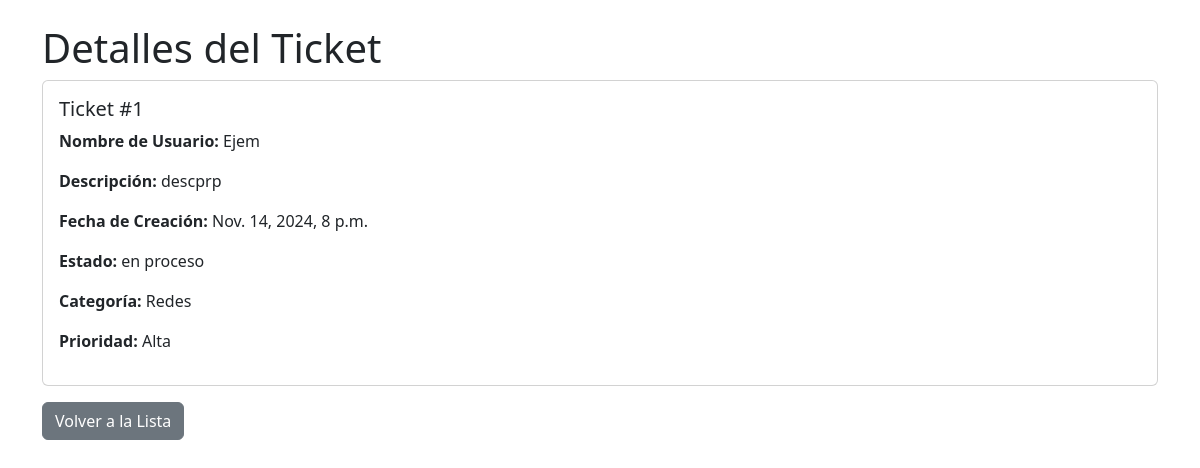
/tickets/ticket/ver/tecnico/1/, run on the app's committed database.
### tickets/models.py (models this page shows, shortened)
class Ticket(models.Model):
    nombre_usuario = models.CharField(max_length=100)
    descripcion = models.TextField()
    imagen = models.ImageField(upload_to='tickets/', blank=True, null=True)
    fecha_creacion = models.DateTimeField(auto_now_add=True)
    estado = models.CharField(max_length=20, choices=[
        ('abierto', 'Abierto'),
        ('cerrado', 'Cerrado'),
        ('archivado', 'Archivado')
    ], default='abierto')
    categoria = models.ForeignKey(Categoria, on_delete=models.CASCADE, null=True, blank=True)
    prioridad = models.ForeignKey(Prioridad, on_delete=models.CASCADE, null=True, blank=True)

class Categoria(models.Model):
    nombre = models.CharField(max_length=100)

class Prioridad(models.Model):
    nombre = models.CharField(max_length=100)

### tickets/views.py (the view)
# urls.py: path('ticket/ver/tecnico/<int:ticket_id>/', views.ver_ticket_tecnico, name='ver_ticket_tecnico'),
def ver_ticket_tecnico(request, ticket_id):
    ticket = get_object_or_404(Ticket, id=ticket_id)
    return render(request, 'tickets/ver_ticket_tecnico.html', {'ticket': ticket})

### tickets/templates/tickets/ver_ticket_tecnico.html (shortened to what this page needs)
<!DOCTYPE html>
<html lang="es">
<head>
    <link href="https://cdn.jsdelivr.net/npm/bootstrap@5.3.0-alpha1/dist/css/bootstrap.min.css" rel="stylesheet">
</head>
<body>
    <div class="container mt-4">
        <h1>Detalles del Ticket</h1>
        <div class="card">
            <div class="card-body">
                <h5 class="card-title">Ticket #{{ ticket.id }}</h5>
                <p><strong>Nombre de Usuario:</strong> {{ ticket.nombre_usuario }}</p>
                <p><strong>Descripción:</strong> {{ ticket.descripcion }}</p>
                <p><strong>Fecha de Creación:</strong> {{ ticket.fecha_creacion }}</p>
                <p><strong>Estado:</strong> {{ ticket.estado }}</p>
                <p><strong>Categoría:</strong> {{ ticket.categoria.nombre }}</p>
                <p><strong>Prioridad:</strong> {{ ticket.prioridad.nombre }}</p>
            </div>
        </div>
        <a href="{% url 'tickets:listar_tickets_tecnico' %}" class="btn btn-secondary mt-3">Volver a la Lista</a>
    </div>
</body>
</html>

### data on the page
Ticket: id "1", nombre_usuario "Ejem", descripcion "descprp", fecha_creacion "Nov. 14, 2024, 8 p.m.", estado "en proceso", categoria.nombre "Redes", prioridad.nombre "Alta"
